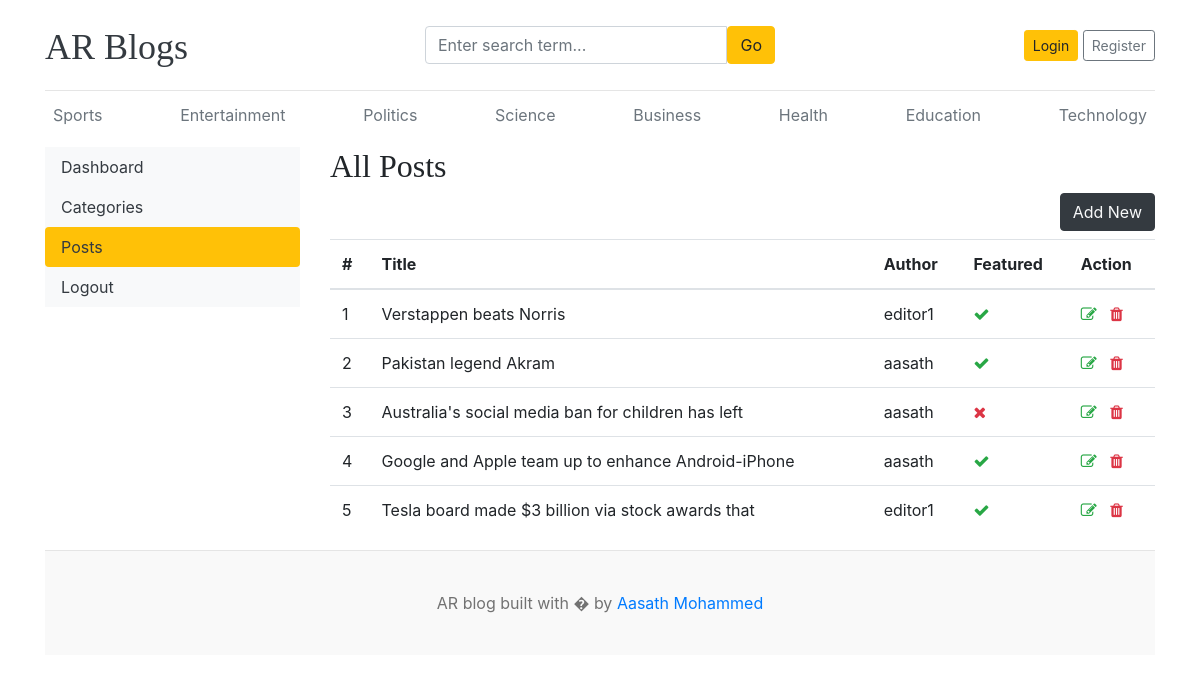
The app's page /dashboard/posts/ with its own data.
### blogs/models.py (models this page shows, shortened)
class Category(models.Model):
  category_name = models.CharField(max_length=50, unique=True)
  created_at = models.DateTimeField(auto_now_add=True)
  updated_at = models.DateTimeField(auto_now=True)
  class Meta:
    verbose_name = 'category'
    verbose_name_plural = 'categories'

class Blog(models.Model):
  title = models.CharField(max_length=50)
  slug = models.SlugField(max_length=50, unique=True, blank=True)
  category = models.ForeignKey(Category, on_delete=models.CASCADE)
  author = models.ForeignKey(User, on_delete=models.CASCADE)
  featured_image = models.ImageField(upload_to='uploads/%Y/%m/%d')
  short_description = models.TextField(max_length=500)
  blog_body = models.TextField(max_length=5000)
  status = models.IntegerField(choices = STATUS_CHOICES, default=0)
  is_featured = models.BooleanField(default=False)
  created_at = models.DateTimeField(auto_now_add=True)
  updated_at = models.DateTimeField(auto_now=True)
  def __str__(self):
    return self.title

### dashboard/views.py (the view)
# urls.py: path('posts/', views.posts, name = 'posts'),
def posts(request):
  posts = Blog.objects.all()
  context = {
    'posts': posts,
  }
  return render(request, 'dashboard/posts.html', context)

### about/context_processor.py (called while the page is built)
def get_link(request):
  links = Links.objects.all()
  return dict(links=links)

### blogs/context_processor.py (called while the page is built)
def get_category(request):
  categories = Category.objects.all()
  return dict(categories=categories)

### templates/Dashboard/posts.html (shortened to what this page needs)
{% extends 'base.html' %}
{% block content %}
<div class="row">
    {% include 'dashboard/sidebar.html' %}
    <div class="col-md-9">
        <h2>All Posts</h2>
        <a href="{% url 'add_post'%}" class="btn btn-dark text-light float-right mb-2">Add New</a>
        <table class="table table-hover">
            <thead>
              <tr>
                <th>#</th>
                <th>Title</th>
                <th>Author</th>
                <th>Featured</th>
                <th>Action</th>
              </tr>
            </thead>
            <tbody>
            {% for post in posts %}
              <tr>
                <td>{{ forloop.counter }}</td>
                <td>{{ post }}</td>
                <td>{{ post.author }}</td>
                <td>{% if post.is_featured %}<i class="fa fa-check text-success"></i>{% else %}<i class="fa fa-times text-danger"></i>{% endif %}</td>
                <td>
                    <a href="{% url 'edit_post' post.id %}"><i class="fa fa-edit text-success"></i></a>
                    <a href="{% url 'delete_post' post.id %}"><i class="fa fa-trash text-danger"></i></a>
                </td>
              </tr>
            {% endfor %}
            </tbody>
          </table>
    </div>
</div>
{% endblock %}

### templates/base.html (shortened to what this page needs)
{% load static %}
<!DOCTYPE html>
<html lang="en">
<head>
    <link href="https://getbootstrap.com/docs/4.0/dist/css/bootstrap.min.css" rel="stylesheet">
    <link href="{% static 'css/blog.css' %}" rel="stylesheet">
    <link rel="stylesheet" href="https://cdnjs.cloudflare.com/ajax/libs/font-awesome/4.7.0/css/font-awesome.min.css">
  </head>
<body>
    <div class="container">
      <header class="blog-header py-3">
        <div class="row flex-nowrap justify-content-between align-items-center">
          <div class="col-4 pt-1">
            <a class="blog-header-logo text-dark" href="/">AR Blogs </a>
          </div>
           <div class="col-4">
            <form action="{% url 'search' %}" method="GET">
              <div class="input-group">
                <input class="form-control" type="text" name="keyword" value="{{keyword}}" placeholder="Enter search term..." aria-label="Enter search term..." aria-describedby="button-search" />
                <button type="submit" class="btn btn-warning" id="button-search" type="button">Go</button>
            </div>
            </form>
          </div>
          <div class="col-4 d-flex justify-content-end align-items-center">
          {% if not user.is_authenticated %}
            <a class="btn btn-sm btn-warning" href="{% url 'login'%}">Login</a> &nbsp;
            <a class="btn btn-sm btn-outline-secondary" href="{% url 'register'%}">Register</a>
          {% else %}
            <a class="btn btn-sm " href="{%url 'dashboard'%}">Dashboard</a> &nbsp;
            <a class="btn btn-sm btn-warning" href="{% url 'logout'%}">Logout</a> &nbsp;
          {% endif %}
          </div>
        </div>
      </header>
          <div class="nav-scroller py-1 mb-2">
        <nav class="nav d-flex justify-content-between">
          {% for category in categories %}
          <a class="p-2 text-muted" href="{% url 'post_by_category' category.id %}">{{category.category_name}}</a>
          {% endfor %}
        </nav>
      </div>
{% block content%}{% endblock %}
<footer class="blog-footer">
  <p>AR blog built with � by <a href="#">Aasath Mohammed</a></p>
</footer>
</body>
</html>

### blog_main/static/css/blog.css (style rules this page uses)
.blog-header { border-bottom: 1px solid #e5e5e5; }
.blog-header-logo { font-family: "Playfair Display", Georgia, "Times New Roman", serif; font-size: 2.25rem; }
h1, h2, h3, h4, h5, h6 { font-family: "Playfair Display", Georgia, "Times New Roman", serif; }
.blog-footer { padding: 2.5rem 0; color: #727272; text-align: center; background-color: #f9f9f9; border-top: .05rem solid #e5e5e5; }
.blog-footer p:last-child { margin-bottom: 0; }

### records on screen
Category: category_name "Sports"
Category: category_name "Entertainment"
Category: category_name "Politics"
Category: category_name "Science"
Category: category_name "Business"
Category: category_name "Health"
Category: category_name "Education"
Category: category_name "Technology"
Blog: title "Verstappen beats Norris", author "editor1", is_featured True (drawn)
Blog: title "Pakistan legend Akram", author "aasath", is_featured True (drawn)
Blog: title "Australia's social media ban for children has left", author "aasath", is_featured False (drawn)
Blog: title "Google and Apple team up to enhance Android-iPhone", author "aasath", is_featured True (drawn)
Blog: title "Tesla board made $3 billion via stock awards that", author "editor1", is_featured True (drawn)
